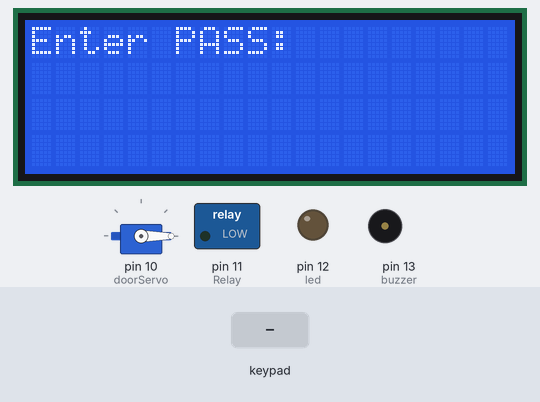
A sketch run on a simulated Arduino Uno, built with avr-gcc and run on an emulated ATmega328P. Parts: servo, 20×4 character LCD, switched loads named in the sketch (green lamp = pin HIGH), output pins drawn as LEDs (lit = HIGH), buzzer (waves = sounding, pin HIGH). Inputs (shaded band) come from the test bench. What the sketch prints to the serial monitor is not drawn.

Above: at 4.2 s.
4.3 s: key '#' pressed
At 4.6 s:
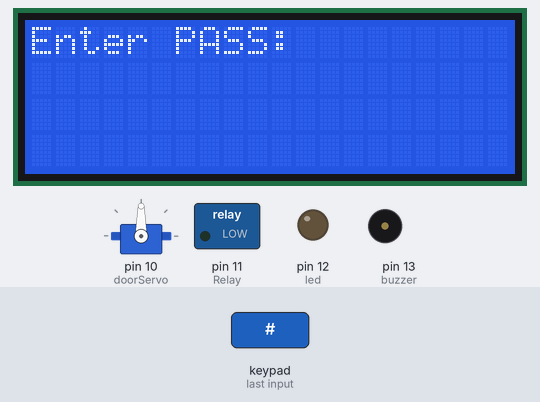
At 9.4 s:
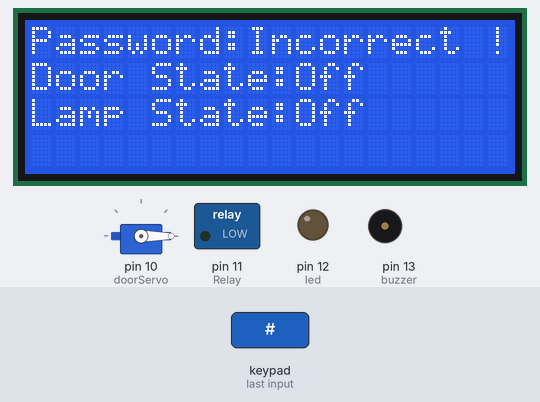
12.8 s: keypad keys 1 2 3 4 pressed 0.4 s apart
17.4 s: key '#' pressed
At 22.5 s:
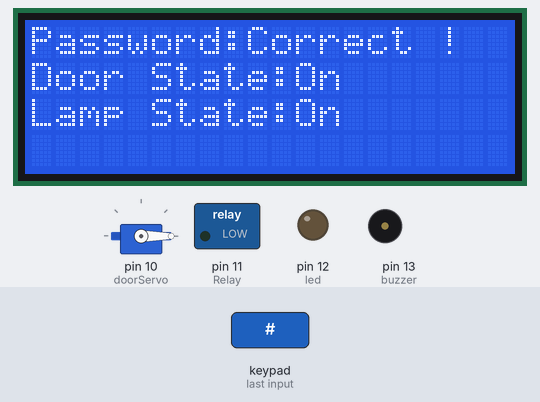
Timing chart, 0 to 31.6 s (numbered marks = the images above; inputs shaded):
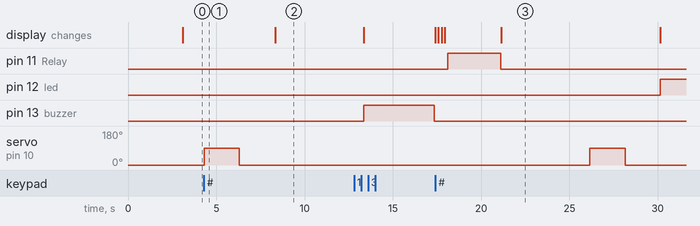

The sketch:

Keypad_servomotor_lcd.ino
```cpp
#include <Keypad.h>
#include <Servo.h>
#include <LiquidCrystal_I2C.h>
#include <Wire.h>

// --- KEYPAD SETUP ---
const byte ROWS = 4;
const byte COLS = 3;         // Changed from 4 columns to 3 columns

const int Relay = 11;

// 4x3 keypad layout
char keys[ROWS][COLS] = {
  {'1','2','3'},
  {'4','5','6'},
  {'7','8','9'},
  {'*','0','#'}
};

byte rowPins[ROWS] = {5, 4, 3, 2};
byte colPins[COLS] = {8, 7, 6};    // Only 3 column pins now

// Create keypad object
Keypad customKeypad = Keypad(makeKeymap(keys), rowPins, colPins, ROWS, COLS);

LiquidCrystal_I2C lcd(0x20,20,4);

// --- SERVO & VARIABLES ---
Servo doorServo;

String masterPassword = "1234";
String userAttempt = "";
int led=12;
int buzzer=13;
void setup() {
  Serial.begin(9600);

  doorServo.attach(10);
  doorServo.write(0);
  pinMode(led,OUTPUT);
  pinMode(buzzer,OUTPUT);
  pinMode(Relay, OUTPUT);

  Serial.println("--- DOOR SECURITY SYSTEM ---");
  Serial.println("Please Enter Password to Open:");

  lcd.init();
  lcd.backlight();

  lcd.setCursor(0,0);
  lcd.print("Keypad Security");

  delay(3000);

  lcd.clear();
}

void loop() {
  lcd.setCursor(0,0);
  lcd.print("Enter PASS:");
 // delay(2000);
 // lcd.clear();

  char pressedKey = customKeypad.getKey();

  if (pressedKey) {

    if (pressedKey == '#') {

      checkPassword();

    }
    else if (pressedKey == '*') {

      userAttempt = "";

      Serial.println("\nCleared. Try again:");

    }
    else {

      userAttempt += pressedKey;

      Serial.print("*");
      lcd.setCursor(14,0);
      lcd.print(userAttempt);
    }
  }
}

void checkPassword() {

  if (userAttempt == masterPassword) {

    Serial.println("\n[ACCESS GRANTED]");
    Serial.println("Opening Door...");

    digitalWrite(Relay, 1);
    delay(3000);
    digitalWrite(Relay,0);
    lcd.setCursor(0,0);


    lcd.print("Password:Correct !");
    lcd.setCursor(0,1);
    lcd.print("Door State:On");
    lcd.setCursor(0,2);
    lcd.print("Lamp State:On");
    delay(5000);

    doorServo.write(90);
    delay(2000);
    doorServo.write(0);
    delay(2000);
    lcd.clear();
    doorServo.write(0);

    Serial.println("Door Locked.");
    Serial.println("\nEnter Password for next user:");
    digitalWrite(led,HIGH);
    delay(3000);
    digitalWrite(led,0);
  }
  else {

    Serial.println("\n[ACCESS DENIED]");
    Serial.println("Wrong code. Try again:");
      doorServo.write(90);
      delay(2000);
       doorServo.write(0);
       delay(2000);
    lcd.setCursor(0,0);
    lcd.print("Password:Incorrect !");
    lcd.setCursor(0,1);
    lcd.print("Door State:Off");
    lcd.setCursor(0,2);
    lcd.print("Lamp State:Off");
    delay(5000);
    lcd.clear();
digitalWrite(buzzer,HIGH);
delay(4000);
digitalWrite(buzzer,0);
  }

  userAttempt = "";
}
```

Measured:
- after the input at 4.3 s, servo on pin 10 (doorServo): 0° → 90° at once, → 0° 2.0 s later
- after the input at 17.4 s, pin 11 (Relay): LOW → HIGH after 0.70 s, → LOW 3.0 s later; pin 12 (led): LOW → HIGH after 12.7 s; servo on pin 10 (doorServo): 0° → 90° after 8.7 s, → 0° 2.0 s later; the display: first differs from a run without the input after 3.7 s (image 3)
